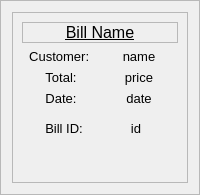
                  <widget class="QFrame" name="card3">
                   <property name="styleSheet">
                    <string notr="true"/>
                   </property>
                   <property name="frameShape">
                    <enum>QFrame::StyledPanel</enum>
                   </property>
                   <property name="frameShadow">
                    <enum>QFrame::Raised</enum>
                   </property>
                   <layout class="QVBoxLayout" name="verticalLayout_19">
                    <item>
                     <widget class="QFrame" name="cardbody_frame_3">
                      <property name="frameShape">
                       <enum>QFrame::StyledPanel</enum>
                      </property>
                      <property name="frameShadow">
                       <enum>QFrame::Raised</enum>
                      </property>
                      <layout class="QVBoxLayout" name="verticalLayout_12">
                       <item>
                        <widget class="QFrame" name="title_frame_6">
                         <property name="frameShape">
                          <enum>QFrame::StyledPanel</enum>
                         </property>
                         <property name="frameShadow">
                          <enum>QFrame::Raised</enum>
                         </property>
                         <layout class="QVBoxLayout" name="verticalLayout_13">
                          <property name="spacing">
                           <number>0</number>
                          </property>
                          <property name="leftMargin">
                           <number>0</number>
                          </property>
                          <property name="topMargin">
                           <number>0</number>
                          </property>
                          <property name="rightMargin">
                           <number>0</number>
                          </property>
                          <property name="bottomMargin">
                           <number>0</number>
                          </property>
                          <item>
                           <widget class="QLabel" name="label_name_6">
                            <property name="font">
                             <font>
                              <pointsize>12</pointsize>
                              <weight>50</weight>
                              <bold>false</bold>
                              <underline>true</underline>
                              <strikeout>false</strikeout>
                             </font>
                            </property>
                            <property name="text">
                             <string>Bill Name</string>
                            </property>
                            <property name="scaledContents">
                             <bool>true</bool>
                            </property>
                            <property name="alignment">
                             <set>Qt::AlignCenter</set>
                            </property>
                            <property name="wordWrap">
                             <bool>true</bool>
                            </property>
                           </widget>
                          </item>
                         </layout>
                        </widget>
                       </item>
                       <item>
                        <widget class="QWidget" name="coust_name_6" native="true">
                         <property name="font">
                          <font>
                           <pointsize>10</pointsize>
                          </font>
                         </property>
                         <layout class="QHBoxLayout" name="horizontalLayout_28">
                          <property name="spacing">
                           <number>0</number>
                          </property>
                          <property name="leftMargin">
                           <number>0</number>
                          </property>
                          <property name="topMargin">
                           <number>0</number>
                          </property>
                          <property name="rightMargin">
                           <number>0</number>
                          </property>
                          <property name="bottomMargin">
                           <number>0</number>
                          </property>
                          <item>
                           <widget class="QLabel" name="label_coustomer_6">
                            <property name="font">
                             <font>
                              <pointsize>10</pointsize>
                             </font>
                            </property>
                            <property name="text">
                             <string>Customer: </string>
                            </property>
                            <property name="alignment">
                             <set>Qt::AlignCenter</set>
                            </property>
                           </widget>
                          </item>
                          <item>
                           <widget class="QLabel" name="label_coustomername_6">
                            <property name="font">
                             <font>
                              <pointsize>10</pointsize>
                             </font>
                            </property>
                            <property name="text">
                             <string>name</string>
                            </property>
                            <property name="alignment">
                             <set>Qt::AlignCenter</set>
                            </property>
                           </widget>
                          </item>
                         </layout>
                        </widget>
                       </item>
                       <item>
                        <widget class="QWidget" name="total_6" native="true">
                         <property name="font">
                          <font>
                           <pointsize>10</pointsize>
                          </font>
                         </property>
                         <layout class="QHBoxLayout" name="horizontalLayout_29">
                          <property name="spacing">
                           <number>0</number>
                          </property>
                          <property name="leftMargin">
                           <number>0</number>
                          </property>
                          <property name="topMargin">
                           <number>0</number>
                          </property>
                          <property name="rightMargin">
                           <number>0</number>
                          </property>
                          <property name="bottomMargin">
                           <number>0</number>
                          </property>
                          <item>
                           <widget class="QLabel" name="label_total_6">
                            <property name="font">
                             <font>
                              <pointsize>10</pointsize>
                             </font>
                            </property>
                            <property name="text">
                             <string>Total:</string>
                            </property>
                            <property name="alignment">
                             <set>Qt::AlignCenter</set>
                            </property>
                           </widget>
                          </item>
                          <item>
                           <widget class="QLabel" name="label_price_6">
                            <property name="font">
                             <font>
                              <pointsize>10</pointsize>
                             </font>
                            </property>
                            <property name="text">
                             <string>price</string>
                            </property>
                            <property name="alignment">
                             <set>Qt::AlignCenter</set>
                            </property>
                           </widget>
                          </item>
                         </layout>
                        </widget>
                       </item>
                       <item>
                        <widget class="QWidget" name="date_6" native="true">
                         <property name="font">
                          <font>
                           <pointsize>10</pointsize>
                          </font>
                         </property>
                         <layout class="QHBoxLayout" name="horizontalLayout_30">
                          <property name="spacing">
                           <number>0</number>
                          </property>
                          <property name="leftMargin">
                           <number>0</number>
                          </property>
                          <property name="topMargin">
                           <number>0</number>
                          </property>
                          <property name="rightMargin">
                           <number>0</number>
                          </property>
                          <property name="bottomMargin">
                           <number>0</number>
                          </property>
                          <item>
                           <widget class="QLabel" name="label_date_6">
                            <property name="font">
                             <font>
                              <pointsize>10</pointsize>
                             </font>
                            </property>
                            <property name="text">
                             <string>Date:</string>
                            </property>
                            <property name="alignment">
                             <set>Qt::AlignCenter</set>
                            </property>
                           </widget>
                          </item>
                          <item>
                           <widget class="QLabel" name="label_billdate_6">
                            <property name="font">
                             <font>
                              <pointsize>10</pointsize>
                             </font>
                            </property>
                            <property name="text">
                             <string>date</string>
                            </property>
                            <property name="alignment">
                             <set>Qt::AlignCenter</set>
                            </property>
                           </widget>
                          </item>
                         </layout>
                        </widget>
                       </item>
                       <item>
                        <widget class="QWidget" name="id_6" native="true">
                         <property name="font">
                          <font>
                           <pointsize>10</pointsize>
                          </font>
                         </property>
                         <layout class="QHBoxLayout" name="horizontalLayout_31">
                          <item>
                           <widget class="QLabel" name="label_billid_6">
                            <property name="font">
                             <font>
                              <pointsize>10</pointsize>
                             </font>
                            </property>
                            <property name="text">
                             <string>Bill ID:</string>
                            </property>
                            <property name="alignment">
                             <set>Qt::AlignCenter</set>
                            </property>
                           </widget>
                          </item>
                          <item>
                           <widget class="QLabel" name="label_id_6">
                            <property name="font">
                             <font>
                              <pointsize>10</pointsize>
                             </font>
                            </property>
                            <property name="text">
                             <string>id</string>
                            </property>
                            <property name="alignment">
                             <set>Qt::AlignCenter</set>
                            </property>
                           </widget>
                          </item>
                         </layout>
                        </widget>
                       </item>
                       <item>
                        <widget class="QWidget" name="goto_btn_3" native="true">
                         <layout class="QVBoxLayout" name="verticalLayout_14">
                          <property name="spacing">
                           <number>0</number>
                          </property>
                          <property name="leftMargin">
                           <number>0</number>
                          </property>
                          <property name="topMargin">
                           <number>0</number>
                          </property>
                          <property name="rightMargin">
                           <number>0</number>
                          </property>
                          <property name="bottomMargin">
                           <number>0</number>
                          </property>
                          <item alignment="Qt::AlignRight">
                           <widget class="QPushButton" name="arrow_btn_3">
                            <property name="text">
                             <string/>
                            </property>
                            <property name="icon">
                             <iconset resource="resources.qrc">
                              <normaloff>:/blueicons/icons/blue_icons/arrow-right.svg</normaloff>:/blueicons/icons/blue_icons/arrow-right.svg</iconset>
                            </property>
                            <property name="iconSize">
                             <size>
                              <width>35</width>
                              <height>16</height>
                             </size>
                            </property>
                            <property name="flat">
                             <bool>true</bool>
                            </property>
                           </widget>
                          </item>
                         </layout>
                        </widget>
                       </item>
                      </layout>
                     </widget>
                    </item>
                   </layout>
                  </widget>
